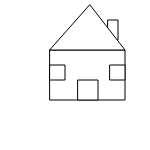
Frame 1 (no input)
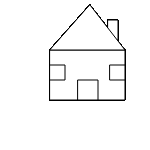
Frame 60 (no input)
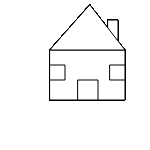
Frame 120 (the mouse pressed at the canvas centre since frame 60)

The p5.js sketch that drew these frames (run headless with seeded random() and noise() and a simulated clock; from frame 60 on, the mouse is pressed at the canvas centre):

// p5.js sketch
// ── sketch.js
function setup() {
    createCanvas( 150, 150 );
}

function draw() {
    rect( 50, 50, 75, 50 );
    rect( 108, 20, 10, 20 );
    triangle( 50, 50, 125, 50, 90, 5 );
    rect( 50, 65, 15, 15 );
    rect( 110, 65, 15, 15 );
    rect( 78, 80, 20, 20 );
}
